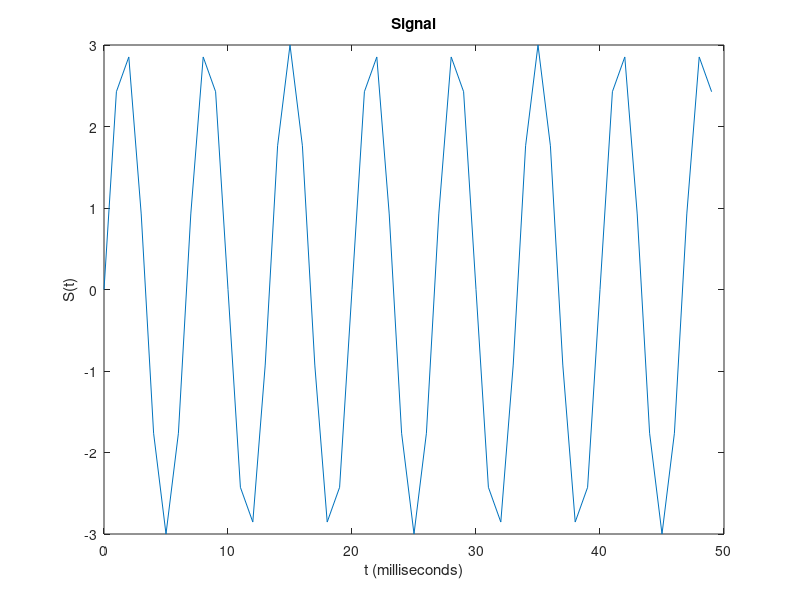
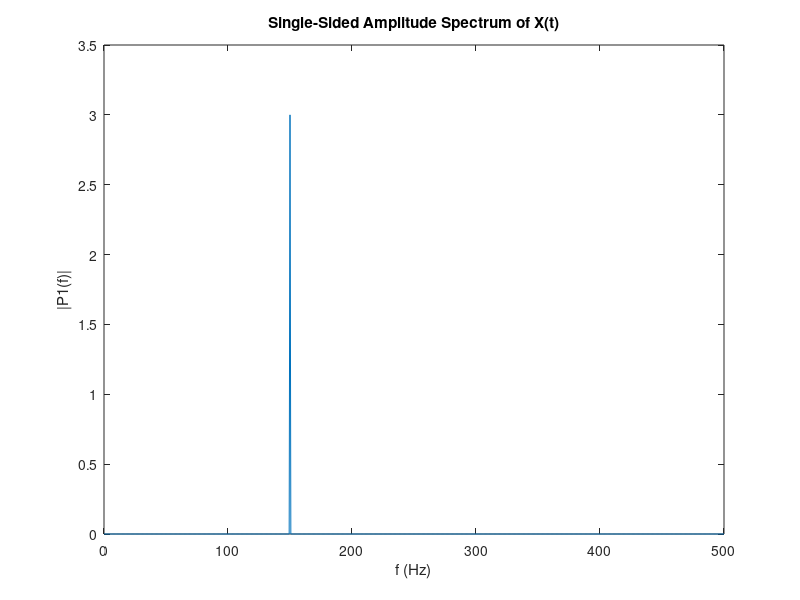

Source code (MATLAB) for these figures, in order:
Fs = 1000;            % Sampling frequency                    
T = 1/Fs;             % Sampling period       
L = 1500;             % Length of signal (in samples)
t = (0:L-1)*T;        % Time vector (vector of time instances)

% TODO: Form a signal containing a 150 Hz sinusoid of amplitude 0.7 and a 43Hz sinusoid of amplitude 2.
S = 3 * sin(2*pi*150*t) % + 2 * sin(2*pi*43*t);

% Corrupt the signal with noise 
%X = S + 2*randn(size(t));

% Plot the noisy signal in the time domain. It is difficult to identify the frequency components by looking at the signal X(t). 
plot(1000*t(1:50) ,S(1:50))
title('Signal')
xlabel('t (milliseconds)')
ylabel('S(t)')

figure

% TODO : Compute the Fourier transform of the signal. 
signal_fft = fft(S);

% TODO : Compute the two-sided spectrum P2. Then compute the single-sided spectrum P1 based on P2 and the even-valued signal length L.
P2 = 2* abs(signal_fft / L);

% Take only the positive part
P1 = P2(1:L/2+1)

% Plotting
f = Fs*(0:(L/2))/L;
plot(f,P1) 
title('Single-Sided Amplitude Spectrum of X(t)')
xlabel('f (Hz)')
ylabel('|P1(f)|')

figure
